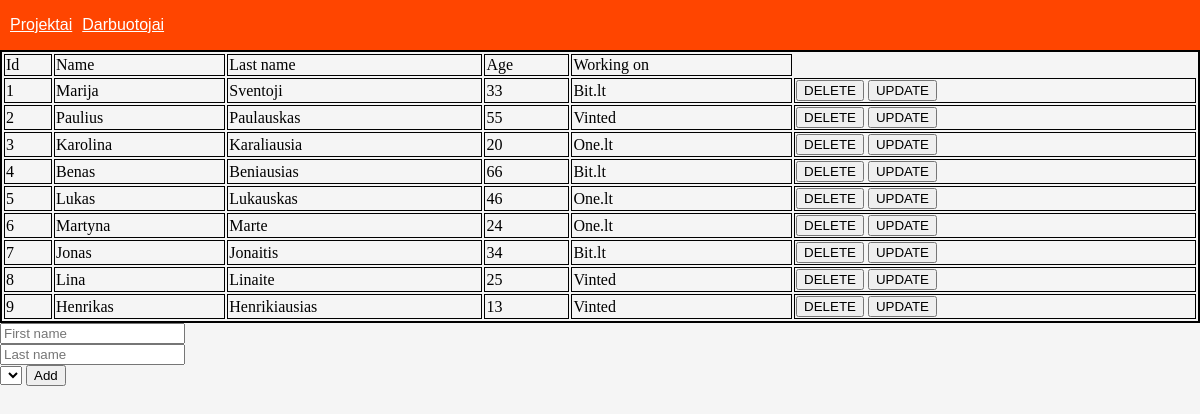
Page /?path=darbuotojai/ on the committed database.
### tables this page shows
CREATE TABLE `darbuotojai` (
  `id` int(11) NOT NULL AUTO_INCREMENT,
  `first_name` varchar(55) DEFAULT NULL,
  `last_name` varchar(55) DEFAULT NULL,
  `age` int(11) DEFAULT NULL,
  `WorkingOn` varchar(255) DEFAULT NULL,
  PRIMARY KEY (`id`),
  UNIQUE KEY `id` (`id`)
);

### Library/darbuotojai.php (the view)
<?php
print('<table>
<tr>
<td>Id</td>
<td>Name</td>
<td>Last name</td>
<td>Age</td>
<td>Working on</td>
</tr>');
$sql = 'SELECT id, first_name, last_name, age, WorkingOn FROM sprint1.darbuotojai';
$resultDarb = mysqli_query($conn, $sql);
if (mysqli_num_rows($resultDarb) > 0) {
    while($row = mysqli_fetch_assoc($resultDarb)){
        print('<tr><td>' . $row['id'].'</td>' .
               '<td>' . $row['first_name'].'</td>' .
               '<td>' . $row['last_name'].'</td>' .
               '<td>' . $row['age'].'</td> ' .
               '<td>' . $row['WorkingOn'].'</td>' .
               '<td><form action="" method="POST">
                        <button type="submit" name="delete" value="' . $row["id"]. '">DELETE</button>
                        <button type="submit" name="update" value="' . $row["id"]. '">UPDATE</button>
                    </form>'.'</td></tr>');
    }
}
 else {
    echo "0 results";
}
?>
</table>
    <form action="" method="post">
        <input type="text" name="Fname"  placeholder="First name" required autofocus><br>
        <input type="text" name="Lname"  placeholder="Last name" required autofocus><br>
        <select name="project_name"></select>
        <button class="addWorker" type="submit" name="addWorker" value="addWorker">Add</button>
    </form>

### index.php (shortened to what this page needs)
<!DOCTYPE html>
<html lang="en">
<head>
    <link rel="stylesheet" href="./css/style.css">
</head>
<body>
<header class="nav">
        <a href="?path=projektai/">Projektai</a>
        <a href="?path=darbuotojai/">Darbuotojai</a>
</header>
</html>
<?php
require('./Library/Connection.php');
if ($_GET['path'] == 'darbuotojai/') {
    require('./Library/darbuotojai.php');
} else {
    require('./Library/projektai.php');
}
?>
</body>
</html>

### css/style.css (style rules this page uses)
body { display: flex; justify-content: center; flex-wrap: wrap; flex-direction: column; background-color: whitesmoke; margin: 0px; }
td, tr { border: 1px solid black; }
table { width: 100%; border: solid 2px black; }
.nav { display: flex; align-items: center; width: 100%; background-color: orangered; height: 50px; color: white; font-weight: 400; font-family: 'Gill Sans', 'Gill Sans MT', Calibri, 'Trebuchet MS', sans-serif; }
.nav > a { color: white; margin-left: 10px; }

### rows in the picture
darbuotojai: id "1", first_name "Marija", last_name "Sventoji", age "33", WorkingOn "Bit.lt"
darbuotojai: id "2", first_name "Paulius", last_name "Paulauskas", age "55", WorkingOn "Vinted"
darbuotojai: id "3", first_name "Karolina", last_name "Karaliausia", age "20", WorkingOn "One.lt"
darbuotojai: id "4", first_name "Benas", last_name "Beniausias", age "66", WorkingOn "Bit.lt"
darbuotojai: id "5", first_name "Lukas", last_name "Lukauskas", age "46", WorkingOn "One.lt"
darbuotojai: id "6", first_name "Martyna", last_name "Marte", age "24", WorkingOn "One.lt"
darbuotojai: id "7", first_name "Jonas", last_name "Jonaitis", age "34", WorkingOn "Bit.lt"
darbuotojai: id "8", first_name "Lina", last_name "Linaite", age "25", WorkingOn "Vinted"
darbuotojai: id "9", first_name "Henrikas", last_name "Henrikiausias", age "13", WorkingOn "Vinted"
